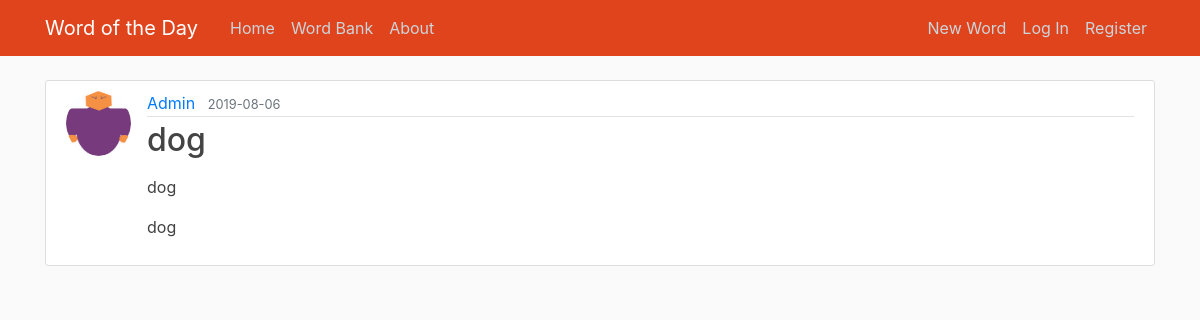
Screenshot of /word/186 with the database file from the repository.
### wotd/models.py (models this page shows, shortened)
class User(db.Model, UserMixin):
    id = db.Column(db.Integer, primary_key=True)
    username = db.Column(db.String(20), unique=True, nullable=False)
    email = db.Column(db.String(120), unique=True, nullable=False)
    image_file = db.Column(db.String(20), nullable=False, default='default.jpg')
    password = db.Column(db.String(60), nullable=False)
    isAdmin = db.Column(db.Boolean, nullable=False, default=False)
    words = db.relationship('Word', backref='contributor', lazy=True)

class Word(db.Model):
    id = db.Column(db.Integer, primary_key=True)
    word = db.Column(db.String(100), nullable=False)
    partOfSpeech_id = db.Column(db.Integer, db.ForeignKey('part_of_speech.id'), nullable=False)
    definition = db.Column(db.Text, nullable=False)
    exampleSentence = db.Column(db.Text, nullable=False)
    ipa = db.Column(db.Text, nullable=True)
    date_added = db.Column(db.DateTime, nullable=False, default=datetime.utcnow)
    date_published = db.Column(db.Date, nullable=True)
    user_id = db.Column(db.Integer, db.ForeignKey('user.id'), nullable=True)

### wotd/routes.py (the view)
@app.route("/word/<int:word_id>")
def word(word_id):
    word = Word.query.get_or_404(word_id)
    return render_template('word.html', title=word.word, word=word, user=current_user)

### wotd/templates/word.html (shortened to what this page needs)
{% extends "layout.html" %}
{% block content %}
        <article class="media content-section">
          <img class="rounded-circle article-img" src="{{ url_for('static', filename='profile_pics/' + word.contributor.image_file) }}">
            <div class="media-body">
            <div class="article-metadata">
              <a class="mr-2" href="#">{{ word.contributor.username }}</a>
              {% if word.date_published %}
                <small class="text-muted">{{ word.date_published.strftime('%Y-%m-%d') }}</small>
              {% endif %}
            </div>
            <h2 class="article-title">{{ word.word }}</h2>
            <p class="article-content">{{ word.definition }}</p>
            <p class="article-content">{{ word.exampleSentence }}</p>
          </div>
        </article>
{% endblock content %}

### wotd/static/main.css (style rules this page uses)
body { background: #fafafa; color: #333333; margin-top: 5rem; }
h1, h2, h3, h4, h5, h6 { color: #4f4f4f; }
.content-section { background: #ffffff; padding: 10px 20px; border: 1px solid #dddddd; border-radius: 3px; margin-bottom: 20px; }
.article-title { color: #444444; }
.article-content { color: #414141 }
.article-img { height: 65px; width: 65px; margin-right: 16px; }
.article-metadata { padding-bottom: 1px; margin-bottom: 4px; border-bottom: 1px solid #e3e3e3 }

### rows the page displays
User: image_file (placeholder picture), contributor.username "Admin"
Word: date_published "2019-08-06", word "dog", definition "dog", exampleSentence "dog"
